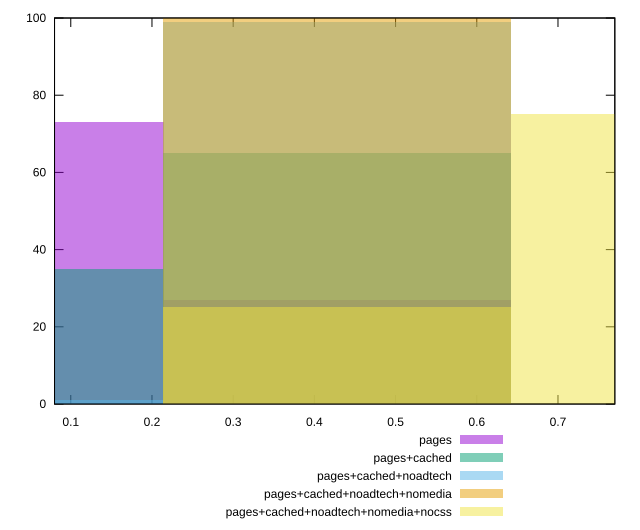

Here is the gnuplot script that generated this plot:
reset

$pages <<EOF
0 73
0.4284055291293071 27
EOF

$pagesCached <<EOF
0 35
0.4284055291293071 65
EOF

$pagesCachedNoadtech <<EOF
0.4284055291293071 99
0 1
EOF

$pagesCachedNoadtechNomedia <<EOF
0.4284055291293071 100
EOF

$pagesCachedNoadtechNomediaNocss <<EOF
0.4284055291293071 25
0.8568110582586143 75
EOF

set key outside below
set boxwidth 0.4284055291293071
set xrange [0.08:0.77]
set yrange [0:100]
set trange [0:100]
set style fill transparent solid 0.5 noborder
set terminal svg size 640, 530 enhanced background rgb 'white'
set output "report_00015_2021-02-09T16-11-33.973Z/meta/score/comparison/histogram/all_raw.svg"

plot $pages title "pages" with boxes, \
     $pagesCached title "pages+cached" with boxes, \
     $pagesCachedNoadtech title "pages+cached+noadtech" with boxes, \
     $pagesCachedNoadtechNomedia title "pages+cached+noadtech+nomedia" with boxes, \
     $pagesCachedNoadtechNomediaNocss title "pages+cached+noadtech+nomedia+nocss" with boxes

reset
